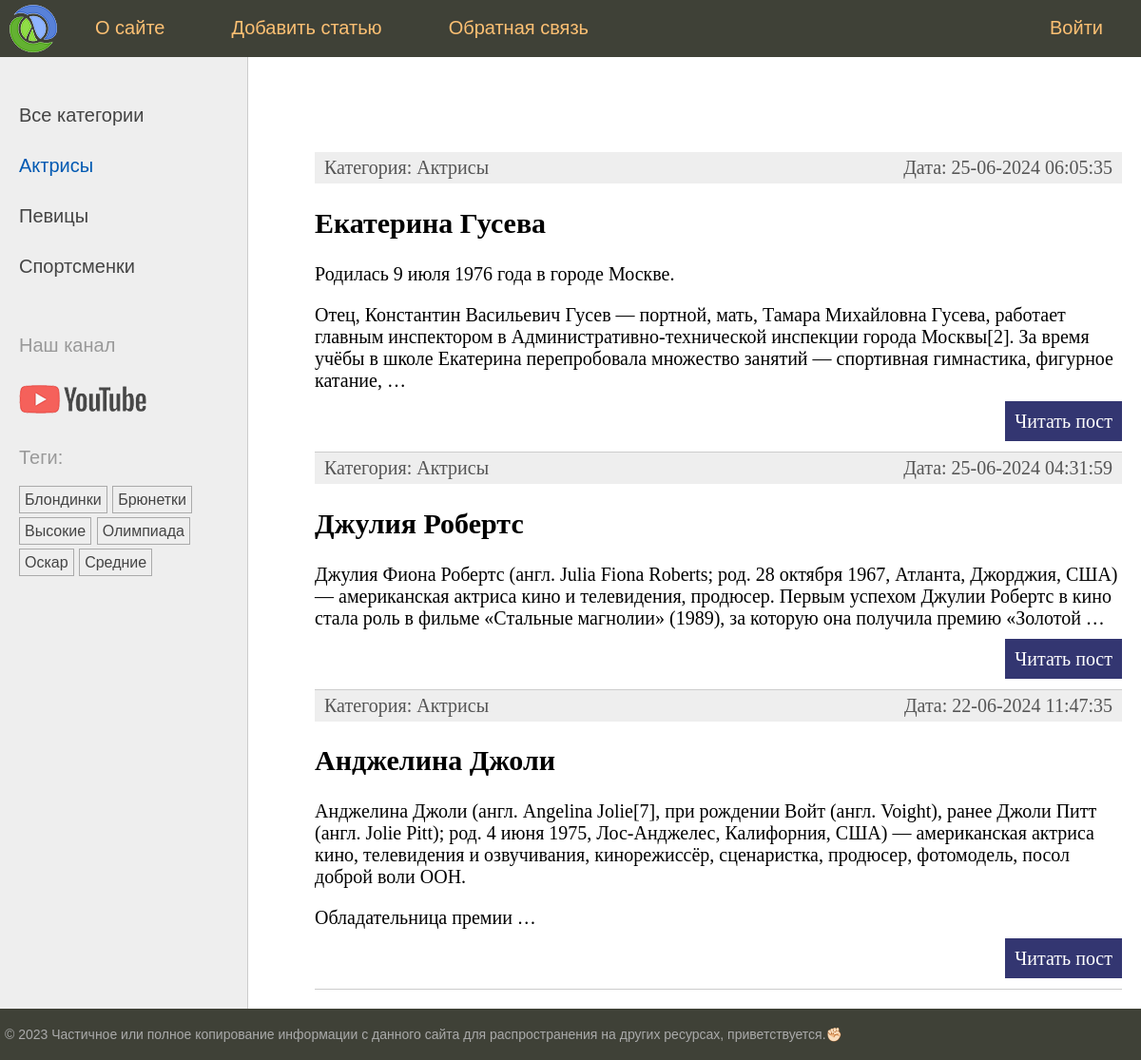
Screenshot of /category/aktrisy/ with the database file from the repository.
### women/models.py (models this page shows, shortened)
class Category(models.Model):
    name = models.CharField(max_length=100, verbose_name="Категория")
    slug = models.SlugField(max_length=255, unique=True, db_index=True)
    class Meta:
        verbose_name = "Категория"
        verbose_name_plural = "Категории"
    def get_absolute_url(self):
        return reverse('category', kwargs={'cat_slug': self.slug})

class TagPost(models.Model):
    tag = models.CharField(max_length=100, db_index=True)
    slug = models.SlugField(max_length=255, unique=True, db_index=True)
    def get_absolute_url(self):
        return reverse('tag', kwargs={'tag_slug': self.slug})

class Women(models.Model):
    class Status(models.IntegerChoices):
        DRAFT = 0, 'Черновик'
        PUBLISHED = 1, 'Опубликован'
    title = models.CharField(max_length=255, verbose_name="Заголовок")
    slug = models.SlugField(max_length=255, unique=True, db_index=True, verbose_name="Slug")
    content = models.TextField(blank=True, verbose_name="Текст статьи")
    time_create = models.DateTimeField(auto_now_add=True, verbose_name="Время создания")
    time_update = models.DateTimeField(auto_now=True, verbose_name="Время изменения")
    is_published = models.BooleanField(choices=tuple(map(lambda x: (bool(x[0]), x[1]), Status.choices)),
                                       default=Status.DRAFT, verbose_name="Статус")
    cat = models.ForeignKey('Category', on_delete=models.PROTECT, related_name='posts', verbose_name="Категории")
    tags = models.ManyToManyField('TagPost', blank=True, related_name='tags', verbose_name="Теги")
    husband = models.OneToOneField('Husband', on_delete=models.SET_NULL,
                                   null=True, blank=True, related_name='wumen', verbose_name="Муж")
    objects = models.Manager()
    pablished = PablishedManager()
    class Meta:
        verbose_name = "Известные женщины"
        verbose_name_plural = "Известные женщины"
        ordering = ['-time_create']
        indexes = [
            models.Index(fields=['-time_create']),
        ]
    def get_absolute_url(self):
        return reverse('post', kwargs={'post_slug': self.slug})

### women/views.py (the view)
# urls.py: path('category/<slug:cat_slug>/', views.show_category, name='category'),
def show_category(request, cat_slug):
    category = get_object_or_404(Category, slug=cat_slug)
    posts = Women.pablished.filter(cat_id=category.pk).select_related('cat')
    data = {
        'title': f'Рубрика: {category.name}',
        'menu': menu,
        'posts': posts,
        'cat_selected': category.pk,
            }
    return render(request, 'women/index.html', context=data)

### women/models.py (called while the page is built)
    def get_queryset(self):
        return super().get_queryset().filter(is_published=Women.Status.PUBLISHED)

### women/templatetags/women_tags.py (called while the page is built)
@register.inclusion_tag('women/list_categories.html')
def show_categories(cat_selected=0):
    cats = Category.objects.annotate(total=Count("posts")).filter(total__gt=0)
    return {'cats': cats, 'cat_selected': cat_selected}

@register.inclusion_tag('women/list_tags.html')
def show_all_tags():
    return {'tags': TagPost.objects.annotate(total=Count("tags")).filter(total__gt=0)}

### women/templates/women/index.html (shortened to what this page needs)
{% extends 'base.html' %}
{% block content %}
<ul class="list-articles">
	{% for p in posts %}
			<li><div class="article-panel">
                <p class="first">Категория: {{ p.cat.name }}</p>
                <p class="last">Дата: {{ p.time_update|date:"d-m-Y H:i:s" }}</p>
            </div>
                <h2>{{p.title}}</h2>
    {% autoescape off %}
	{{p.content|linebreaks|truncatewords:40}}
    {% endautoescape %}
			<p class="link-read-post"><a href="{{p.get_absolute_url}}">Читать пост</a></p>
			</li>
	{% endfor %}
</ul>
{% endblock %}

### women/templates/women/list_categories.html
{% for cat in cats %}
    {% if cat.id == cat_selected %}
        <li class="selected">{{ cat.name }}</li>
    {% else %}
        <li><a href="{{ cat.get_absolute_url }}">{{ cat.name }}</a></li>
    {% endif %}
{% endfor %}

### women/templates/women/list_tags.html
{% if tags %}
    <p>Теги:</p>
    <ul class="tags-list">
        {% for t in tags %}
            <li><a href="{{ t.get_absolute_url }}">{{ t.tag }}</a></li>
        {% endfor %}
    </ul>
{% endif %}

### women/static/women/css/styles.css (style rules this page uses)
html, body { font-family: 'Arial'; margin: 0; padding: 0; height: 100%; width: 100%; color: #444; }
a { color: #0059b2; text-decoration: none; }
p.link-read-post { text-align: right; }
p.link-read-post a { padding: 10px; min-width: 100px; background: #333671; color: #fff; text-decoration: none; }
div.article-panel { background: #eee; padding: 5px 10px 5px 10px; box-sizing: border-box; overflow: hidden; color: #555; }
div.article-panel p.first { margin: 0; float: left; }
div.article-panel p.last { margin: 0; float: right; }
ul.list-articles { list-style: none; margin: 0; padding: 0; }
ul.list-articles li { border-bottom: 1px solid #ccc; }
.left-chapters ul { width: 230px; margin: 0; padding: 20px 10px 10px 20px; list-style: none; font-size: 20px; }
.left-chapters ul li { margin: 30px 0 0 0; color: #999; }
.left-chapters ul li.selected { color: #0059b2; }
.left-chapters ul li a { color: #444; text-decoration: none; }
ul.tags-list { width: 100%; margin: 0; padding: 0; list-style: none; }
ul.tags-list li { margin: 0; padding: 0 0 10px; display: inline-block; }
ul.tags-list li a { padding: 5px; font-size: 16px; border: 1px solid #aaa; }

### rows the page displays
Category: name "Актрисы"
Category: name "Певицы"
Category: name "Спортсменки"
TagPost: tag "Блондинки"
TagPost: tag "Брюнетки"
TagPost: tag "Высокие"
TagPost: tag "Олимпиада"
TagPost: tag "Оскар"
TagPost: tag "Средние"
Women: cat.name "Актрисы", time_update "25-06-2024 06:05:35", title "Екатерина Гусева", content "Родилась 9 июля 1976 года в городе Москве. Отец, Константин Васильевич Гусев — портной, мать, Тамара Михайловна Гусева, работает главным инспектором в Административно-технической инспекции города Москвы[2]. За время учёбы в школе Екатерина перепробовала множество занятий — спортивная гимнастика, фигурное катание, …"
Women: cat.name "Актрисы", time_update "25-06-2024 04:31:59", title "Джулия Робертс", content "Джулия Фиона Робертс (англ. Julia Fiona Roberts; род. 28 октября 1967, Атланта, Джорджия, США) — американская актриса кино и телевидения, продюсер. Первым успехом Джулии Робертс в кино стала роль в фильме «Стальные магнолии» (1989), за которую она получила премию «Золотой …"
Women: cat.name "Актрисы", time_update "22-06-2024 11:47:35", title "Анджелина Джоли", content "Анджелина Джоли (англ. Angelina Jolie[7], при рождении Войт (англ. Voight), ранее Джоли Питт (англ. Jolie Pitt); род. 4 июня 1975, Лос-Анджелес, Калифорния, США) — американская актриса кино, телевидения и озвучивания, кинорежиссёр, сценаристка, продюсер, фотомодель, посол доброй воли ООН. Обладательница премии …"

### other values shown
{{ m.title }} "О сайте" "Добавить статью" "Обратная связь" "Войти"
